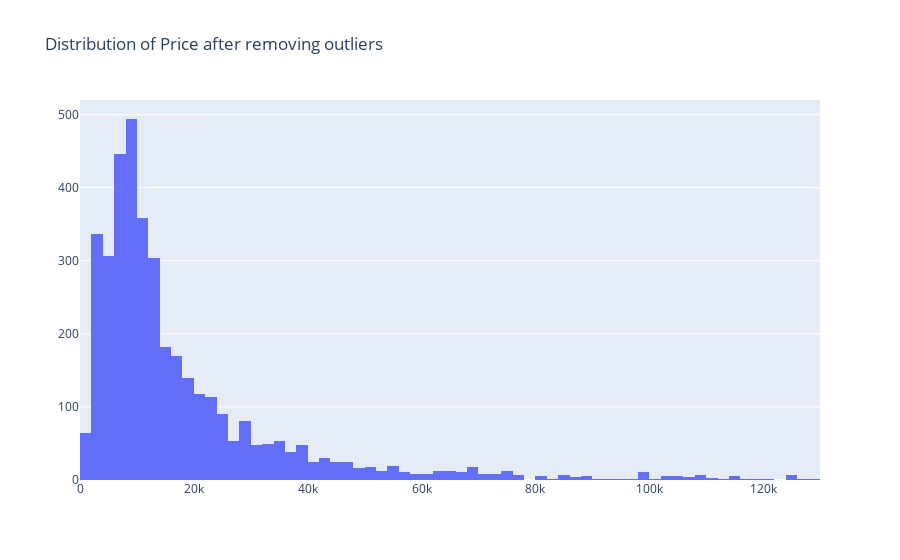

This figure's notebook cell:
### Markdown cell above
From the subplots and the PDF of price, we can easily determine that 'Price' is exponentially distributed. A good transformation in that case is a log transformation.

### Code cell
fig = go.Figure()
fig.add_trace(go.Histogram(x=data_cleaned['Price'], name='Price'))
fig.update_layout(title_text="Distribution of Price after removing outliers")
fig.show()

### Figure 1 — Plotly figure (JSON) as saved in the notebook; plotly's stock layout.template omitted (floating-point values rounded to 4 significant figures; data arrays with more than 128 entries replaced by an {"elided": "..."} marker saying what was removed)
{"data": [{"name": "Price", "type": "histogram", "x": {"elided": "3867 float values"}}], "layout": {"title": {"text": "Distribution of Price after removing outliers"}}}
